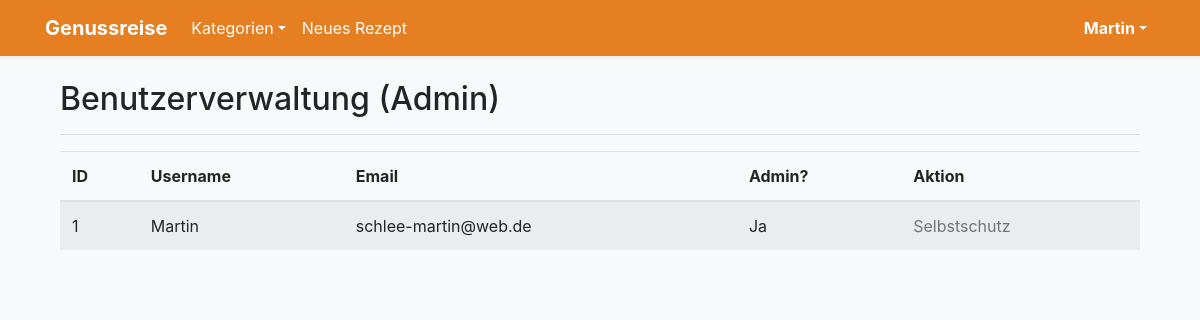
The app's page /admin/users (signed in) with its own data.
### app.py (models this page shows)
class User(db.Model, UserMixin):
    id = db.Column(db.Integer, primary_key=True)
    username = db.Column(db.String(20), unique=True, nullable=False)
    email = db.Column(db.String(120), unique=True, nullable=False)
    password = db.Column(db.String(60), nullable=False)
    is_admin = db.Column(db.Boolean, default=False)
    recipes = db.relationship('Recipe', backref='author', lazy=True)
    favorites = db.relationship('Favorite', backref='user', lazy=True, cascade="all, delete-orphan")

### app.py (the view)
@app.route("/admin/users")
@login_required
def admin_users():
    if not current_user.is_admin:
        return redirect(url_for('index'))
    users = User.query.all()
    return render_template('admin_users.html', users=users)

### app.py (called while the page is built)
@login_manager.user_loader
def load_user(user_id):
    return User.query.get(int(user_id))

def get_categories():
    cat_names = ["Abendessen", "Asiatisch", "Backen", "Beilagen", "Brot & Brötchen", "Dessert",
                 "Eintöpfe", "Fisch", "Fleisch", "Frühstück", "Geflügel", "Getränke",
                 "Hauptspeise", "Italienisch", "Low Carb", "Mittagessen", "Nachtisch",
                 "Pasta", "Pizza", "Salate", "Snacks", "Suppen", "Vegan", "Vegetarisch", "Vorspeise"]
    return [{'id': i+1, 'name': name} for i, name in enumerate(cat_names)]

@app.context_processor
def inject_categories():
    return dict(all_categories=get_categories())

### templates/admin_users.html
{% extends "base.html" %}
{% block content %}
<div class="container mt-4">
    <h2>Benutzerverwaltung (Admin)</h2>
    <hr>
    <table class="table table-striped mt-3">
        <thead>
            <tr>
                <th>ID</th>
                <th>Username</th>
                <th>Email</th>
                <th>Admin?</th>
                <th>Aktion</th>
            </tr>
        </thead>
        <tbody>
            {% for u in users %}
            <tr>
                <td>{{ u.id }}</td>
                <td>{{ u.username }}</td>
                <td>{{ u.email }}</td>
                <td>{{ 'Ja' if u.is_admin else 'Nein' }}</td>
                <td>
                    {% if u.id != current_user.id %}
                    <form action="{{ url_for('admin_delete_user', user_id=u.id) }}" method="POST">
                        <button type="submit" class="btn btn-danger btn-sm" onclick="return confirm('Benutzer wirklich löschen?')">Löschen</button>
                    </form>
                    {% else %}
                    <span class="text-muted">Selbstschutz</span>
                    {% endif %}
                </td>
            </tr>
            {% endfor %}
        </tbody>
    </table>
</div>
{% endblock %}

### templates/base.html (shortened to what this page needs)
<!DOCTYPE html>
<html lang="de">
<head>
    <link rel="stylesheet" href="https://stackpath.bootstrapcdn.com/bootstrap/4.5.2/css/bootstrap.min.css">
    <link rel="stylesheet" href="https://cdnjs.cloudflare.com/ajax/libs/font-awesome/5.15.4/css/all.min.css">
</head>
<body class="bg-light">
    <nav class="navbar navbar-expand-lg navbar-dark navbar-custom shadow-sm">
        <div class="container">
            <a class="navbar-brand font-weight-bold" href="{{ url_for('index') }}">Genussreise</a>
            <div class="collapse navbar-collapse">
                <ul class="navbar-nav mr-auto">
                    <li class="nav-item dropdown">
                        <a class="nav-link dropdown-toggle text-white" href="#" data-toggle="dropdown">Kategorien</a>
                    </li>
                    <li class="nav-item"><a class="nav-link text-white" href="{{ url_for('new_recipe') }}">Neues Rezept</a></li>
                </ul>
                <ul class="navbar-nav">
                    {% if current_user.is_authenticated %}
                        <li class="nav-item dropdown">
                            <a class="nav-link dropdown-toggle text-white font-weight-bold" href="#" data-toggle="dropdown">{{ current_user.username }}</a>
                        </li>
                    {% else %}
                        <li class="nav-item"><a class="nav-link text-white" href="{{ url_for('login') }}">Login</a></li>
                        <li class="nav-item ml-2"><a class="btn btn-outline-light btn-sm mt-1" href="{{ url_for('register') }}">Registrieren</a></li>
                    {% endif %}
                </ul>
            </div>
        </div>
    </nav>
    <div class="container mt-4">
        {% block content %}{% endblock %}
    </div>
</body>
</html>

### templates/base.html (style rules this page uses)
.navbar-custom { background-color: #e67e22; }

### records on screen
User: username "Martin", id "1", email "schlee-martin@web.de", is_admin "Ja", shows "Selbstschutz"
